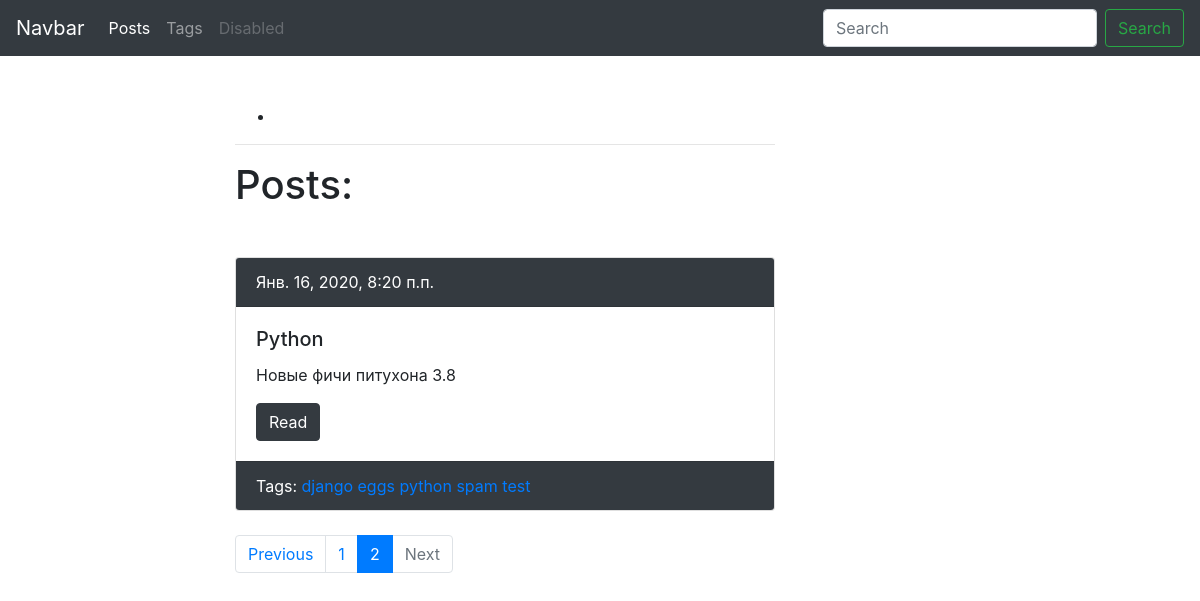
Before: /blog/?page=2 with the older database file.
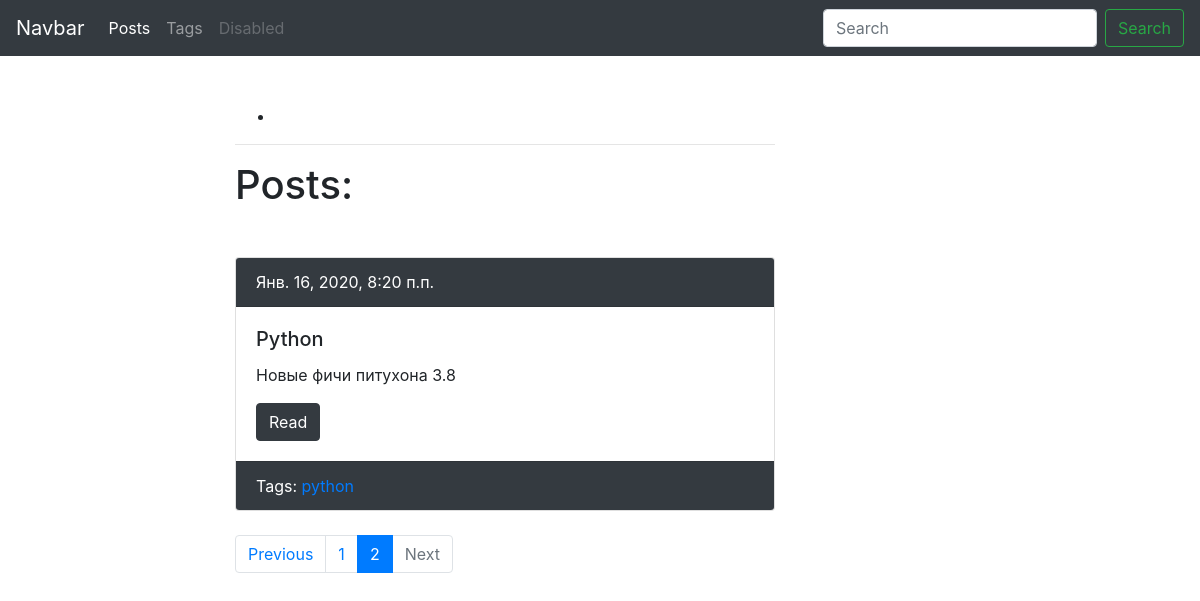
After: the same page with the newer database file.
### blog/models.py (models this page shows, shortened)
class Post(models.Model):
    author = models.ForeignKey(
        User,
        verbose_name='Автор',
        on_delete=models.SET_NULL,
        null=True,
        blank=True
    )
    title = models.CharField('Заголовок', max_length=50, db_index=True)
    slug = models.SlugField('url', max_length=50, unique=True, blank=True)
    body = models.TextField('Тело', blank=True, db_index=True)
    pub_date = models.DateTimeField('Дата публикации', auto_now_add=True)
    tags = models.ManyToManyField('Tag', blank=True, related_name='posts', verbose_name='Тег')
    image = models.ImageField('Изображение', upload_to='post/', null=True, blank=True)
    published = models.BooleanField('Опубликовать?', default=True)
    viewed = models.PositiveIntegerField('Просмотернно', default=0)
    def get_absolute_url(self):
        return reverse('blog:post_detail_url', kwargs={'slug': self.slug})
    class Meta:
        ordering = ['-pub_date']
        verbose_name = 'Пост'
        verbose_name_plural = 'Посты'

class Tag(models.Model):
    title = models.CharField('Тег', max_length=50)
    slug = models.SlugField('url', max_length=50, unique=True)
    published = models.BooleanField('Отображать?', default=True)
    def get_absolute_url(self):
        return reverse('blog:tag_detail_url', kwargs={'slug': self.slug})
    class Meta:
        ordering = ['title']
        verbose_name = 'Тег'
        verbose_name_plural = 'Теги'

### blog/views.py (the view)
# urls.py: path('', post_list, name='post_list_url'),
def post_list(request):
    search_query = request.GET.get('search', '')
    if search_query:
        posts = Post.objects.filter(
            Q(title__icontains=search_query) |
            Q(body__icontains=search_query),
            published=True
        )
    else:
        posts = Post.objects.filter(published=True)
    paginator = Paginator(posts, 3)
    page_number = request.GET.get('page', 1)
    page = paginator.get_page(page_number)
    is_paginated = page.has_other_pages()
    if page.has_previous():
        previous_url = '?page={}'.format(page.previous_page_number())
    else:
        previous_url = ''
    if page.has_next():
        next_url = '?page={}'.format(page.next_page_number())
    else:
        next_url = ''
    context = {
        'page_object': page,
        'is_paginated': is_paginated,
        'next_url': next_url,
        'previous_url': previous_url
    }
    return render(request, 'blog/index.html', context)

### menu/templatetags/menu_tags.py (called while the page is built)
def get_menu_item(menu):
    return MenuItem.objects.filter(
        menu__name=menu,
        menu__published=True,
        published=True
    )

@register.inclusion_tag('base/tags/base_tag.html', takes_context=True)
def menu_item(context, menu, template='menu/menu_item_tag.html'):
    return {
        'template': template,
        'items': get_menu_item(menu)
    }

### blog/templates/blog/index.html (shortened to what this page needs)
{% extends 'blog/base_blog.html' %}
{% load menu_tags %}
{% block content %}
    {% menu_item menu='Main' %}
    <hr>
    <h1 class="mb-5">Posts:</h1>
    {% for post in page_object.object_list %}
        {% include 'blog/includes/post_card_template.html' %}
    {% endfor %}
    {% if is_paginated %}
        <nav aria-label="...">
            <ul class="pagination">
                <li class="page-item {% if not previous_url %} disabled {% endif %}">
                    <a class="page-link" href="{{ previous_url }}" tabindex="-1" aria-disabled="true">Previous</a>
                </li>
                {% for n in page_object.paginator.page_range %}
                    {% if page_object.number == n %}
                        <li class="page-item active" aria-current="page">
                            <a class="page-link" href="?page={{ n }}">{{ n }}<span class="sr-only">(current)</span></a>
                        </li>
                    {% elif n > page_object.number|add:-3 and n < page_object.number|add:3 %}
                        <li class="page-item">
                            <a class="page-link" href="?page={{ n }}">{{ n }}</a>
                        </li>
                    {% endif %}
                {% endfor %}
                <li class="page-item {% if not next_url %} disabled {% endif %}">
                    <a class="page-link" href="{{ next_url }}" tabindex="-1" aria-disabled="true">Next</a>
                </li>
            </ul>
        </nav>
    {% endif %}
{% endblock %} content %}

### blog/templates/blog/includes/post_card_template.html
{% if post.published %}
    <div class="card mb-4">
        <div class="card-header bg-dark text-white">
            {{ post.pub_date }}
        </div>
        <div class="card-body">
            <h5 class="card-title">{{ post.title }}</h5>
            <p class="card-text">{{ post.body|truncatewords:15 }}</p>
            <a href="{{ post.get_absolute_url }}" class="btn btn-dark">Read</a>
        </div>
        <div class="card-footer text-white bg-dark">
            Tags:
            {% for tag in post.tags.all %}
                {% if tag.published %}
                    <a href="{{ tag.get_absolute_url }}">{{ tag.title }}</a>
                {% endif %}
            {% endfor %}
        </div>
    </div>
{% endif %}

Changed rows visible on the page:
changed Post "Python": loses Tag (title "django"); loses Tag (title "eggs"); loses Tag (title "spam"); loses Tag (title "test")
